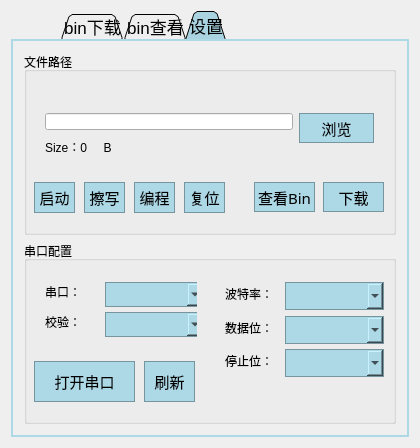
<?xml version="1.0" encoding="UTF-8"?>
<ui version="4.0">
 <class>Widget</class>
 <widget class="QWidget" name="Widget">
  <property name="geometry">
   <rect>
    <x>0</x>
    <y>0</y>
    <width>420</width>
    <height>448</height>
   </rect>
  </property>
  <property name="minimumSize">
   <size>
    <width>420</width>
    <height>448</height>
   </size>
  </property>
  <property name="maximumSize">
   <size>
    <width>420</width>
    <height>448</height>
   </size>
  </property>
  <property name="font">
   <font>
    <pointsize>12</pointsize>
   </font>
  </property>
  <property name="contextMenuPolicy">
   <enum>Qt::DefaultContextMenu</enum>
  </property>
  <property name="windowTitle">
   <string>江苏晶浩——在线升级</string>
  </property>
  <property name="autoFillBackground">
   <bool>false</bool>
  </property>
  <property name="styleSheet">
   <string notr="true">QTextEdit{		
	
	background-color: rgb(130, 162, 172);
	border:1px solid rgb(173, 216, 230);
	color: back;
}
/****************************************************************/
QScrollBar:vertical{
	border:2px solid rgb(173, 216, 230);
	background:lightblue;
	width: 20px;
	padding-top:20px;
	padding-bottom:20px;
}
QScrollBar::handle:vertical{
	width:8px;
	background:rgb(170, 211, 225);
	min-height:30px;
	margin: 1px 0px 1px 1px;
}
QScrollBar::add-line:vertical   
{
    height:20px;width:18px;
    subcontrol-position:bottom;
	background:rgb(173, 216, 230);
	border: 1px solid rgb(155, 155, 155);
	
	image: url(:/image/arrow_down.png);
}
QScrollBar::sub-line:vertical   
{
    height:20px;width:18px;
    subcontrol-position:top;
	background:rgb(173, 216, 230);
	border: 1px solid rgb(155, 155, 155);
	
	image: url(:/image/arrow_up.png);
}
/**************************QPushButton*************************/
QPushButton{
	background-color:lightblue;
	border:1px solid rgb(119, 149, 158);
	border-radius:0px;
	font:15px bold Khmer UI
}
QPushButton:hover{
	/*border:1px solid blue;*/
	background:rgb(170, 211, 225);
}
QPushButton:pressed{
	background: rgb(125, 155, 165);
}
/**************************组合框***********************/
QComboBox{
	background-color: lightblue;
	border: 1px solid rgb(119, 149, 158);
	border-radius: 0px;
	padding:1px 2px 1px 2px;
	font:15px bold Khmer UI
}
QComboBox:hover {
	background:rgb(170, 211, 225);
}
QComboBox::dowm-arrow{
	
}
QComboBox::drop-down{
	subcontrol-origin:padding;
	subcontrol-position: top right;
	width:13px;
	
	border-left-width:2px;
	border-left-color:rgb(119, 149, 158);
	border-left-style:solid;

	image: url(:/image/arrow_down.png);
}
/******************************QTabWidget************************/
QTabWidget::pane{
	border: 2px solid lightblue;
}
QTabWidget::tab-bar{
	left: 50px;
}
QTabBar::tab{
    background:lightblue;
    border: 1px solid rgb(119, 149, 158);
    border-top-left-radius: 0px;
    border-top-right-radius: 0px;
    min-width: 30ex;
    padding: 2px;	
}
QTabBar::tab:selected, QTabBar::tab:hover {
	background:rgb(170, 211, 225);
}

QTabBar::tab:selected {
    border-color: #9B9B9B;
    border-bottom-color: lightblue; /* same as pane color */
}

QTabBar::tab:!selected {
    margin-top: 2px; /* make non-selected tabs look smaller */
}
QTabBar::tab:selected {
    /* expand/overlap to the left and right by 4px */
    margin-left: -1px;
    margin-right: -1px;
}
QTabBar::tab:first:selected {
    margin-left: 0; /* the first selected tab has nothing to overlap with on the left */
}

QTabBar::tab:last:selected {
    margin-right: 0; /* the last selected tab has nothing to overlap with on the right */
}

QTabBar::tab:only-one {
    margin: 0; /* if there is only one tab, we don't want overlapping margins */
}
/****************************Progress Bar***************************/
QProgressBar{
	border:2px solid rgb(119, 149, 158);
	text-align:center;
}
QProgressBar::chunk{
	background-color:rgb(173, 216, 230);
	width:20px;
	margin:0.5px;
}</string>
  </property>
  <layout class="QGridLayout" name="gridLayout">
   <item row="0" column="0">
    <widget class="QTabWidget" name="tabWidget">
     <property name="font">
      <font>
       <family>Khmer UI</family>
       <pointsize>13</pointsize>
      </font>
     </property>
     <property name="tabShape">
      <enum>QTabWidget::Triangular</enum>
     </property>
     <property name="currentIndex">
      <number>2</number>
     </property>
     <property name="movable">
      <bool>false</bool>
     </property>
     <widget class="QWidget" name="Load">
      <attribute name="title">
       <string>bin下载</string>
      </attribute>
      <layout class="QGridLayout" name="gridLayout_6">
       <item row="2" column="0">
        <spacer name="verticalSpacer">
         <property name="orientation">
          <enum>Qt::Vertical</enum>
         </property>
         <property name="sizeType">
          <enum>QSizePolicy::Fixed</enum>
         </property>
         <property name="sizeHint" stdset="0">
          <size>
           <width>20</width>
           <height>40</height>
          </size>
         </property>
        </spacer>
       </item>
       <item row="0" column="0">
        <widget class="QTextEdit" name="loadTextEdit">
         <property name="maximumSize">
          <size>
           <width>16777215</width>
           <height>311</height>
          </size>
         </property>
         <property name="font">
          <font>
           <family>Khmer UI</family>
           <pointsize>12</pointsize>
          </font>
         </property>
         <property name="styleSheet">
          <string notr="true"/>
         </property>
         <property name="frameShape">
          <enum>QFrame::Box</enum>
         </property>
         <property name="frameShadow">
          <enum>QFrame::Sunken</enum>
         </property>
        </widget>
       </item>
       <item row="1" column="0">
        <widget class="QProgressBar" name="loadProgressBar">
         <property name="maximumSize">
          <size>
           <width>16777215</width>
           <height>15</height>
          </size>
         </property>
         <property name="value">
          <number>0</number>
         </property>
         <property name="textVisible">
          <bool>true</bool>
         </property>
         <property name="orientation">
          <enum>Qt::Horizontal</enum>
         </property>
         <property name="textDirection">
          <enum>QProgressBar::TopToBottom</enum>
         </property>
        </widget>
       </item>
      </layout>
     </widget>
     <widget class="QWidget" name="binView">
      <attribute name="title">
       <string>bin查看</string>
      </attribute>
      <layout class="QGridLayout" name="gridLayout_2">
       <item row="1" column="0">
        <spacer name="verticalSpacer_2">
         <property name="orientation">
          <enum>Qt::Vertical</enum>
         </property>
         <property name="sizeType">
          <enum>QSizePolicy::Fixed</enum>
         </property>
         <property name="sizeHint" stdset="0">
          <size>
           <width>20</width>
           <height>40</height>
          </size>
         </property>
        </spacer>
       </item>
       <item row="0" column="0">
        <widget class="QTextEdit" name="binTextEdit">
         <property name="font">
          <font>
           <family>Times New Roman</family>
           <pointsize>11</pointsize>
           <weight>50</weight>
           <bold>false</bold>
           <kerning>true</kerning>
          </font>
         </property>
        </widget>
       </item>
      </layout>
     </widget>
     <widget class="QWidget" name="Set">
      <attribute name="title">
       <string>设置</string>
      </attribute>
      <layout class="QGridLayout" name="gridLayout_5">
       <item row="0" column="0">
        <layout class="QVBoxLayout" name="verticalLayout">
         <item>
          <layout class="QGridLayout" name="gridLayout_3">
           <item row="0" column="1">
            <widget class="QGroupBox" name="binBox">
             <property name="title">
              <string>文件路径</string>
             </property>
             <widget class="QWidget" name="verticalLayoutWidget_5">
              <property name="geometry">
               <rect>
                <x>10</x>
                <y>50</y>
                <width>351</width>
                <height>61</height>
               </rect>
              </property>
              <layout class="QVBoxLayout" name="verticalLayout_7">
               <item>
                <layout class="QHBoxLayout" name="horizontalLayout_9">
                 <item>
                  <widget class="QLineEdit" name="fileEdit">
                   <property name="font">
                    <font>
                     <pointsize>12</pointsize>
                    </font>
                   </property>
                   <property name="alignment">
                    <set>Qt::AlignRight|Qt::AlignTrailing|Qt::AlignVCenter</set>
                   </property>
                   <property name="readOnly">
                    <bool>false</bool>
                   </property>
                  </widget>
                 </item>
                 <item>
                  <widget class="QPushButton" name="fileButton">
                   <property name="minimumSize">
                    <size>
                     <width>75</width>
                     <height>30</height>
                    </size>
                   </property>
                   <property name="maximumSize">
                    <size>
                     <width>75</width>
                     <height>30</height>
                    </size>
                   </property>
                   <property name="text">
                    <string>浏览</string>
                   </property>
                  </widget>
                 </item>
                </layout>
               </item>
               <item>
                <widget class="QLabel" name="sizeLabel">
                 <property name="minimumSize">
                  <size>
                   <width>121</width>
                   <height>21</height>
                  </size>
                 </property>
                 <property name="maximumSize">
                  <size>
                   <width>121</width>
                   <height>21</height>
                  </size>
                 </property>
                 <property name="text">
                  <string>Size：0     B</string>
                 </property>
                </widget>
               </item>
              </layout>
             </widget>
             <widget class="QPushButton" name="loadButton">
              <property name="geometry">
               <rect>
                <x>299</x>
                <y>130</y>
                <width>61</width>
                <height>30</height>
               </rect>
              </property>
              <property name="font">
               <font>
                <family>12 Khmer UI</family>
                <pointsize>-1</pointsize>
                <weight>50</weight>
                <italic>false</italic>
                <bold>false</bold>
               </font>
              </property>
              <property name="text">
               <string>下载</string>
              </property>
             </widget>
             <widget class="QPushButton" name="viewButton">
              <property name="geometry">
               <rect>
                <x>230</x>
                <y>130</y>
                <width>61</width>
                <height>30</height>
               </rect>
              </property>
              <property name="font">
               <font>
                <family>12 Khmer UI</family>
                <pointsize>-1</pointsize>
                <weight>50</weight>
                <italic>false</italic>
                <bold>false</bold>
               </font>
              </property>
              <property name="text">
               <string>查看Bin</string>
              </property>
             </widget>
             <widget class="QPushButton" name="programButton">
              <property name="geometry">
               <rect>
                <x>110</x>
                <y>130</y>
                <width>41</width>
                <height>31</height>
               </rect>
              </property>
              <property name="text">
               <string>编程</string>
              </property>
             </widget>
             <widget class="QPushButton" name="startButton">
              <property name="geometry">
               <rect>
                <x>10</x>
                <y>130</y>
                <width>41</width>
                <height>31</height>
               </rect>
              </property>
              <property name="text">
               <string>启动</string>
              </property>
             </widget>
             <widget class="QPushButton" name="resetButton">
              <property name="geometry">
               <rect>
                <x>160</x>
                <y>130</y>
                <width>41</width>
                <height>31</height>
               </rect>
              </property>
              <property name="text">
               <string>复位</string>
              </property>
             </widget>
             <widget class="QPushButton" name="eraseButton">
              <property name="geometry">
               <rect>
                <x>60</x>
                <y>130</y>
                <width>41</width>
                <height>31</height>
               </rect>
              </property>
              <property name="text">
               <string>擦写</string>
              </property>
             </widget>
            </widget>
           </item>
          </layout>
         </item>
         <item>
          <layout class="QGridLayout" name="gridLayout_4">
           <item row="0" column="0">
            <widget class="QGroupBox" name="usartBox">
             <property name="title">
              <string>串口配置</string>
             </property>
             <widget class="QWidget" name="verticalLayoutWidget_2">
              <property name="geometry">
               <rect>
                <x>10</x>
                <y>30</y>
                <width>163</width>
                <height>72</height>
               </rect>
              </property>
              <layout class="QVBoxLayout" name="verticalLayout_3">
               <property name="spacing">
                <number>10</number>
               </property>
               <item>
                <layout class="QHBoxLayout" name="horizontalLayout">
                 <property name="spacing">
                  <number>10</number>
                 </property>
                 <item>
                  <widget class="QLabel" name="uNameLabel">
                   <property name="minimumSize">
                    <size>
                     <width>50</width>
                     <height>0</height>
                    </size>
                   </property>
                   <property name="maximumSize">
                    <size>
                     <width>50</width>
                     <height>16777215</height>
                    </size>
                   </property>
                   <property name="text">
                    <string>串口：</string>
                   </property>
                  </widget>
                 </item>
                 <item>
                  <widget class="QComboBox" name="uNameBox">
                   <property name="minimumSize">
                    <size>
                     <width>99</width>
                     <height>25</height>
                    </size>
                   </property>
                   <property name="maximumSize">
                    <size>
                     <width>99</width>
                     <height>16777215</height>
                    </size>
                   </property>
                  </widget>
                 </item>
                </layout>
               </item>
               <item>
                <layout class="QHBoxLayout" name="horizontalLayout_2">
                 <property name="spacing">
                  <number>10</number>
                 </property>
                 <item>
                  <widget class="QLabel" name="parityLabel">
                   <property name="minimumSize">
                    <size>
                     <width>50</width>
                     <height>0</height>
                    </size>
                   </property>
                   <property name="maximumSize">
                    <size>
                     <width>50</width>
                     <height>16777215</height>
                    </size>
                   </property>
                   <property name="text">
                    <string>校验：</string>
                   </property>
                  </widget>
                 </item>
                 <item>
                  <widget class="QComboBox" name="parityBox">
                   <property name="minimumSize">
                    <size>
                     <width>99</width>
                     <height>25</height>
                    </size>
                   </property>
                   <property name="maximumSize">
                    <size>
                     <width>99</width>
                     <height>16777215</height>
                    </size>
                   </property>
                  </widget>
                 </item>
                </layout>
               </item>
              </layout>
             </widget>
             <widget class="QWidget" name="verticalLayoutWidget_4">
              <property name="geometry">
               <rect>
                <x>190</x>
                <y>30</y>
                <width>173</width>
                <height>112</height>
               </rect>
              </property>
              <layout class="QVBoxLayout" name="verticalLayout_6">
               <property name="spacing">
                <number>10</number>
               </property>
               <item>
                <layout class="QHBoxLayout" name="horizontalLayout_3">
                 <property name="spacing">
                  <number>10</number>
                 </property>
                 <item>
                  <widget class="QLabel" name="baundRateLabel">
                   <property name="minimumSize">
                    <size>
                     <width>50</width>
                     <height>0</height>
                    </size>
                   </property>
                   <property name="maximumSize">
                    <size>
                     <width>60</width>
                     <height>16777215</height>
                    </size>
                   </property>
                   <property name="text">
                    <string>波特率：</string>
                   </property>
                  </widget>
                 </item>
                 <item>
                  <widget class="QComboBox" name="baundRateBox">
                   <property name="minimumSize">
                    <size>
                     <width>99</width>
                     <height>28</height>
                    </size>
                   </property>
                   <property name="maximumSize">
                    <size>
                     <width>99</width>
                     <height>16777215</height>
                    </size>
                   </property>
                   <property name="font">
                    <font>
                     <family>12 Khmer UI</family>
                     <pointsize>-1</pointsize>
                     <weight>50</weight>
                     <italic>false</italic>
                     <bold>false</bold>
                    </font>
                   </property>
                  </widget>
                 </item>
                </layout>
               </item>
               <item>
                <layout class="QHBoxLayout" name="horizontalLayout_7">
                 <property name="spacing">
                  <number>10</number>
                 </property>
                 <item>
                  <widget class="QLabel" name="dataBitLabel">
                   <property name="minimumSize">
                    <size>
                     <width>50</width>
                     <height>0</height>
                    </size>
                   </property>
                   <property name="maximumSize">
                    <size>
                     <width>60</width>
                     <height>16777215</height>
                    </size>
                   </property>
                   <property name="text">
                    <string>数据位：</string>
                   </property>
                  </widget>
                 </item>
                 <item>
                  <widget class="QComboBox" name="dataBitBox">
                   <property name="minimumSize">
                    <size>
                     <width>99</width>
                     <height>28</height>
                    </size>
                   </property>
                   <property name="maximumSize">
                    <size>
                     <width>99</width>
                     <height>16777215</height>
                    </size>
                   </property>
                  </widget>
                 </item>
                </layout>
               </item>
               <item>
                <layout class="QHBoxLayout" name="horizontalLayout_8">
                 <property name="spacing">
                  <number>10</number>
                 </property>
                 <item>
                  <widget class="QLabel" name="stopBitLabel">
                   <property name="minimumSize">
                    <size>
                     <width>50</width>
                     <height>0</height>
                    </size>
                   </property>
                   <property name="maximumSize">
                    <size>
                     <width>60</width>
                     <height>16777215</height>
                    </size>
                   </property>
                   <property name="text">
                    <string>停止位：</string>
                   </property>
                  </widget>
                 </item>
                 <item>
                  <widget class="QComboBox" name="stopBitBox">
                   <property name="minimumSize">
                    <size>
                     <width>99</width>
                     <height>28</height>
                    </size>
                   </property>
                   <property name="maximumSize">
                    <size>
                     <width>99</width>
                     <height>16777215</height>
                    </size>
                   </property>
                   <property name="font">
                    <font>
                     <family>12 Khmer UI</family>
                     <pointsize>-1</pointsize>
                     <weight>50</weight>
                     <italic>false</italic>
                     <bold>false</bold>
                    </font>
                   </property>
                  </widget>
                 </item>
                </layout>
               </item>
              </layout>
             </widget>
             <widget class="QPushButton" name="openButton">
              <property name="enabled">
               <bool>true</bool>
              </property>
              <property name="geometry">
               <rect>
                <x>10</x>
                <y>120</y>
                <width>101</width>
                <height>41</height>
               </rect>
              </property>
              <property name="font">
               <font>
                <family>12 Khmer UI</family>
                <pointsize>-1</pointsize>
                <weight>50</weight>
                <italic>false</italic>
                <bold>false</bold>
               </font>
              </property>
              <property name="text">
               <string>打开串口</string>
              </property>
              <property name="checkable">
               <bool>false</bool>
              </property>
              <property name="autoDefault">
               <bool>false</bool>
              </property>
              <property name="default">
               <bool>false</bool>
              </property>
              <property name="flat">
               <bool>false</bool>
              </property>
             </widget>
             <widget class="QPushButton" name="refreshButton">
              <property name="geometry">
               <rect>
                <x>120</x>
                <y>120</y>
                <width>51</width>
                <height>41</height>
               </rect>
              </property>
              <property name="text">
               <string>刷新</string>
              </property>
             </widget>
            </widget>
           </item>
          </layout>
         </item>
        </layout>
       </item>
      </layout>
     </widget>
    </widget>
   </item>
  </layout>
 </widget>
 <layoutdefault spacing="6" margin="11"/>
 <resources/>
 <connections/>
</ui>
